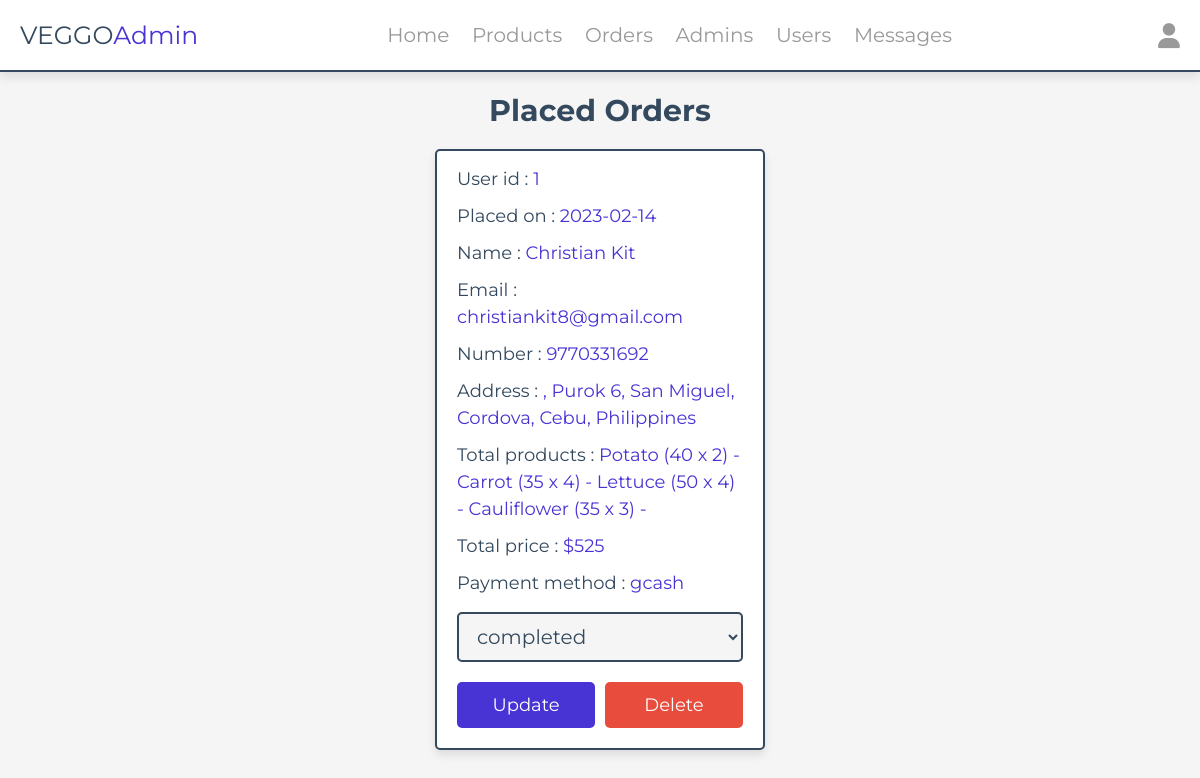
The page /admin/placed_orders.php (signed in) on the database its author committed.
### tables this page shows
CREATE TABLE `orders` (
  `id` int(100) NOT NULL,
  `user_id` int(100) NOT NULL,
  `name` varchar(20) NOT NULL,
  `number` varchar(10) NOT NULL,
  `email` varchar(50) NOT NULL,
  `method` varchar(50) NOT NULL,
  `address` varchar(500) NOT NULL,
  `total_products` varchar(1000) NOT NULL,
  `total_price` int(100) NOT NULL,
  `placed_on` date NOT NULL DEFAULT current_timestamp(),
  `payment_status` varchar(20) NOT NULL DEFAULT 'pending'
);

### admin/placed_orders.php (the view, shortened to what this page needs)
<?php
include '../components/connect.php';
?>
<!DOCTYPE html>
<html lang="en">
<head>
   <link rel="stylesheet" href="https://cdnjs.cloudflare.com/ajax/libs/font-awesome/6.1.1/css/all.min.css">
   <link rel="stylesheet" href="../css/admin_style.css">
</head>
<body>
<?php include '../components/admin_header.php' ?>
<section class="placed-orders">
   <h1 class="heading">Placed Orders</h1>
   <div class="box-container">
   <?php
      $select_orders = $conn->prepare("SELECT * FROM `orders`");
      $select_orders->execute();
      if($select_orders->rowCount() > 0){
         while($fetch_orders = $select_orders->fetch(PDO::FETCH_ASSOC)){
   ?>
   <div class="box">
      <p> User id : <span><?= $fetch_orders['user_id']; ?></span> </p>
      <p> Placed on : <span><?= $fetch_orders['placed_on']; ?></span> </p>
      <p> Name : <span><?= $fetch_orders['name']; ?></span> </p>
      <p> Email : <span><?= $fetch_orders['email']; ?></span> </p>
      <p> Number : <span><?= $fetch_orders['number']; ?></span> </p>
      <p> Address : <span><?= $fetch_orders['address']; ?></span> </p>
      <p> Total products : <span><?= $fetch_orders['total_products']; ?></span> </p>
      <p> Total price : <span>$<?= $fetch_orders['total_price']; ?></span> </p>
      <p> Payment method : <span><?= $fetch_orders['method']; ?></span> </p>
      <form action="" method="POST">
         <select name="payment_status" class="drop-down">
            <option value="" selected disabled><?= $fetch_orders['payment_status']; ?></option>
         </select>
         <div class="flex-btn">
            <input type="submit" value="update" class="btn" name="update_payment">
            <a href="placed_orders.php?delete=<?= $fetch_orders['id']; ?>" class="delete-btn" onclick="return confirm('Delete this order?');">Delete</a>
         </div>
      </form>
   </div>
   <?php
      }
   }else{
      echo '<p class="empty">no orders placed yet!</p>';
   }
   ?>
   </div>
</section>
</body>
</html>

### css/admin_style.css (style rules this page uses)
:root { --main-color:#4834d4; --red:#e74c3c; --orange:#f39c12; --black:#34495e; --white:#fff; --light-bg:#f5f5f5; --light-color:#999; --border:.2rem solid var(--black); --box-shadow:0 .5rem 1rem rgba(0,0,0,.1); }
* { font-family: 'Montserrat', sans-serif; margin:0; padding:0; box-sizing: border-box; text-decoration: none; outline: none; border:none; }
html { font-size: 62.5%; overflow-x: hidden; }
body { background-color: var(--light-bg); }
section { max-width: 1200px; margin:0 auto; padding:2rem; }
.btn, .delete-btn, .option-btn { display: block; margin-top: 1rem; border-radius: .5rem; cursor: pointer; width: 100%; font-size: 1.8rem; color:var(--white); padding:1.2rem 3rem; text-transform: capitalize; text-align: center; }
.btn { background-color: var(--main-color); }
.delete-btn { background-color: var(--red); }
.flex-btn { display: flex; gap:1rem; }
.heading { text-align: center; margin-bottom: 2rem; text-transform: capitalize; color:var(--black); font-size: 3rem; }
.placed-orders .box-container { display: grid; grid-template-columns: repeat(auto-fit, 33rem); gap:1.5rem; justify-content: center; align-items: flex-start; }
.placed-orders .box-container .box { background-color: var(--white); border-radius: .5rem; box-shadow: var(--box-shadow); border:var(--border); padding:2rem; padding-top: 1rem; }
.placed-orders .box-container .box p { padding: .5rem 0; line-height: 1.5; font-size: 1.8rem; color:var(--black); }
.placed-orders .box-container .box p span { color:var(--main-color); }
.placed-orders .box-container .box .drop-down { width: 100%; margin:1rem 0; background-color: var(--light-bg); padding:1rem 1.4rem; font-size: 2rem; color:var(--black); border:var(--border); border-radius: .5rem; }

### rows shown on the page
orders: user "1", placed_on "2023-02-14", name "Christian Kit", email "christiankit8@gmail.com", number "9770331692", address ", Purok 6, San Miguel, Cordova, Cebu, Philippines", total_products "Potato (40 x 2) - Carrot (35 x 4) - Lettuce (50 x 4) - Cauliflower (35 x 3) -", total_price "525", method "gcash", payment_status "completed"
